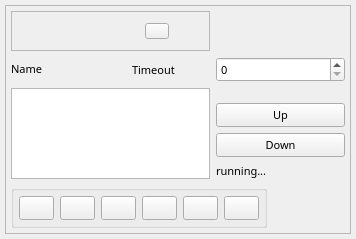
<ui version="4.0" >
 <comment>Python:from Utils import FloatInRangeControl
Python:from ChangeIndicatedLE import ChangeIndicatedLE</comment>
 <class>PresenterManagerBase</class>
 <widget class="QWidget" name="PresenterManagerBase" >
  <property name="geometry" >
   <rect>
    <x>0</x>
    <y>0</y>
    <width>356</width>
    <height>239</height>
   </rect>
  </property>
  <property name="sizePolicy" >
   <sizepolicy vsizetype="Expanding" hsizetype="Expanding" >
    <horstretch>0</horstretch>
    <verstretch>0</verstretch>
   </sizepolicy>
  </property>
  <property name="font" >
   <font>
    <family>Droid Sans</family>
    <pointsize>8</pointsize>
   </font>
  </property>
  <property name="windowTitle" >
   <string>Form1</string>
  </property>
  <layout class="QGridLayout" name="gridLayout" >
   <property name="margin" >
    <number>5</number>
   </property>
   <item row="0" column="0" >
    <widget class="QFrame" name="frame18" >
     <property name="frameShape" >
      <enum>QFrame::StyledPanel</enum>
     </property>
     <property name="frameShadow" >
      <enum>QFrame::Raised</enum>
     </property>
     <layout class="QGridLayout" name="gridLayout_2" >
      <property name="margin" >
       <number>5</number>
      </property>
      <item row="2" column="0" colspan="2" >
       <layout class="QHBoxLayout" >
        <item>
         <widget class="QLabel" name="nameLabel" >
          <property name="sizePolicy" >
           <sizepolicy vsizetype="Fixed" hsizetype="Fixed" >
            <horstretch>0</horstretch>
            <verstretch>0</verstretch>
           </sizepolicy>
          </property>
          <property name="text" >
           <string>Name</string>
          </property>
          <property name="wordWrap" >
           <bool>false</bool>
          </property>
         </widget>
        </item>
        <item>
         <widget class="ChangeIndicatedLE" native="1" name="NameLE" />
        </item>
        <item>
         <widget class="QLabel" name="TimeoutLabel" >
          <property name="text" >
           <string>Timeout</string>
          </property>
          <property name="wordWrap" >
           <bool>false</bool>
          </property>
         </widget>
        </item>
       </layout>
      </item>
      <item row="3" column="2" >
       <spacer name="spacer7" >
        <property name="orientation" >
         <enum>Qt::Vertical</enum>
        </property>
        <property name="sizeType" >
         <enum>QSizePolicy::Expanding</enum>
        </property>
        <property name="sizeHint" stdset="0" >
         <size>
          <width>20</width>
          <height>20</height>
         </size>
        </property>
       </spacer>
      </item>
      <item row="6" column="3" >
       <spacer name="spacer20" >
        <property name="orientation" >
         <enum>Qt::Vertical</enum>
        </property>
        <property name="sizeType" >
         <enum>QSizePolicy::Expanding</enum>
        </property>
        <property name="sizeHint" stdset="0" >
         <size>
          <width>20</width>
          <height>16</height>
         </size>
        </property>
       </spacer>
      </item>
      <item rowspan="2" row="0" column="0" colspan="2" >
       <widget class="QFrame" name="frameButtons" >
        <property name="sizePolicy" >
         <sizepolicy vsizetype="Preferred" hsizetype="Minimum" >
          <horstretch>0</horstretch>
          <verstretch>0</verstretch>
         </sizepolicy>
        </property>
        <property name="minimumSize" >
         <size>
          <width>0</width>
          <height>40</height>
         </size>
        </property>
        <property name="frameShape" >
         <enum>QFrame::StyledPanel</enum>
        </property>
        <property name="frameShadow" >
         <enum>QFrame::Raised</enum>
        </property>
        <layout class="QGridLayout" name="gridLayout_3" >
         <item row="0" column="0" >
          <layout class="QHBoxLayout" name="horizontalLayout_2" >
           <item>
            <widget class="QToolButton" name="NewButton" >
             <property name="maximumSize" >
              <size>
               <width>25</width>
               <height>25</height>
              </size>
             </property>
             <property name="cursor" >
              <cursorShape>ArrowCursor</cursorShape>
             </property>
             <property name="toolTip" >
              <string>New Presentation Step</string>
             </property>
             <property name="text" >
              <string/>
             </property>
             <property name="icon" >
              <iconset resource="images/StaticImages.qrc" >
               <normaloff>:/button_preferences.png</normaloff>:/button_preferences.png</iconset>
             </property>
             <property name="checkable" >
              <bool>false</bool>
             </property>
             <property name="autoRaise" >
              <bool>true</bool>
             </property>
            </widget>
           </item>
           <item>
            <widget class="QToolButton" name="DeleteButton" >
             <property name="enabled" >
              <bool>true</bool>
             </property>
             <property name="maximumSize" >
              <size>
               <width>25</width>
               <height>25</height>
              </size>
             </property>
             <property name="cursor" >
              <cursorShape>ArrowCursor</cursorShape>
             </property>
             <property name="toolTip" >
              <string>Delete Presentation Step</string>
             </property>
             <property name="text" >
              <string/>
             </property>
             <property name="icon" >
              <iconset resource="images/StaticImages.qrc" >
               <normaloff>:/button_preferences_delete.png</normaloff>:/button_preferences_delete.png</iconset>
             </property>
             <property name="autoRaise" >
              <bool>true</bool>
             </property>
            </widget>
           </item>
           <item>
            <widget class="QToolButton" name="ChangeButton" >
             <property name="maximumSize" >
              <size>
               <width>25</width>
               <height>25</height>
              </size>
             </property>
             <property name="cursor" >
              <cursorShape>ArrowCursor</cursorShape>
             </property>
             <property name="toolTip" >
              <string>Change Presentation Step</string>
             </property>
             <property name="text" >
              <string/>
             </property>
             <property name="icon" >
              <iconset resource="images/StaticImages.qrc" >
               <normaloff>:/button_presentationStep_change.png</normaloff>:/button_presentationStep_change.png</iconset>
             </property>
             <property name="checkable" >
              <bool>false</bool>
             </property>
             <property name="autoRaise" >
              <bool>true</bool>
             </property>
            </widget>
           </item>
           <item>
            <widget class="QToolButton" name="LogitechButton" >
             <property name="text" >
              <string/>
             </property>
             <property name="icon" >
              <iconset resource="images/StaticImages.qrc" >
               <normaloff>:/center.png</normaloff>:/center.png</iconset>
             </property>
            </widget>
           </item>
          </layout>
         </item>
        </layout>
       </widget>
      </item>
      <item row="2" column="2" colspan="2" >
       <widget class="QSpinBox" name="TimeoutSpinBox" />
      </item>
      <item rowspan="4" row="3" column="0" colspan="2" >
       <widget class="QListWidget" name="listBox2" />
      </item>
      <item row="4" column="2" colspan="2" >
       <widget class="QPushButton" name="UpButton" >
        <property name="sizePolicy" >
         <sizepolicy vsizetype="Fixed" hsizetype="Expanding" >
          <horstretch>0</horstretch>
          <verstretch>0</verstretch>
         </sizepolicy>
        </property>
        <property name="text" >
         <string>Up</string>
        </property>
       </widget>
      </item>
      <item row="5" column="2" colspan="2" >
       <widget class="QPushButton" name="DownButton" >
        <property name="sizePolicy" >
         <sizepolicy vsizetype="Fixed" hsizetype="Expanding" >
          <horstretch>0</horstretch>
          <verstretch>0</verstretch>
         </sizepolicy>
        </property>
        <property name="text" >
         <string>Down</string>
        </property>
       </widget>
      </item>
      <item row="6" column="2" >
       <widget class="QLabel" name="textRunning" >
        <property name="text" >
         <string>running...</string>
        </property>
        <property name="wordWrap" >
         <bool>false</bool>
        </property>
       </widget>
      </item>
      <item row="7" column="0" colspan="3" >
       <widget class="QGroupBox" name="groupBox" >
        <property name="sizePolicy" >
         <sizepolicy vsizetype="Fixed" hsizetype="Fixed" >
          <horstretch>0</horstretch>
          <verstretch>0</verstretch>
         </sizepolicy>
        </property>
        <property name="title" >
         <string/>
        </property>
        <layout class="QHBoxLayout" name="horizontalLayout" >
         <property name="margin" >
          <number>5</number>
         </property>
         <item>
          <widget class="QPushButton" name="ToStartButton" >
           <property name="sizePolicy" >
            <sizepolicy vsizetype="Preferred" hsizetype="Minimum" >
             <horstretch>0</horstretch>
             <verstretch>0</verstretch>
            </sizepolicy>
           </property>
           <property name="text" >
            <string/>
           </property>
           <property name="icon" >
            <iconset resource="images/StaticImages.qrc" >
             <normaloff>:/media-seek-toStart.png</normaloff>:/media-seek-toStart.png</iconset>
           </property>
          </widget>
         </item>
         <item>
          <widget class="QPushButton" name="BackButton" >
           <property name="sizePolicy" >
            <sizepolicy vsizetype="Preferred" hsizetype="Minimum" >
             <horstretch>0</horstretch>
             <verstretch>0</verstretch>
            </sizepolicy>
           </property>
           <property name="text" >
            <string/>
           </property>
           <property name="icon" >
            <iconset resource="images/StaticImages.qrc" >
             <normaloff>:/media-seek-backward.png</normaloff>:/media-seek-backward.png</iconset>
           </property>
          </widget>
         </item>
         <item>
          <widget class="QPushButton" name="StopButton" >
           <property name="sizePolicy" >
            <sizepolicy vsizetype="Minimum" hsizetype="Expanding" >
             <horstretch>0</horstretch>
             <verstretch>0</verstretch>
            </sizepolicy>
           </property>
           <property name="text" >
            <string/>
           </property>
           <property name="icon" >
            <iconset resource="images/StaticImages.qrc" >
             <normaloff>:/media-playback-stop.png</normaloff>:/media-playback-stop.png</iconset>
           </property>
          </widget>
         </item>
         <item>
          <widget class="QPushButton" name="PlayButton" >
           <property name="sizePolicy" >
            <sizepolicy vsizetype="Expanding" hsizetype="Minimum" >
             <horstretch>0</horstretch>
             <verstretch>0</verstretch>
            </sizepolicy>
           </property>
           <property name="text" >
            <string/>
           </property>
           <property name="icon" >
            <iconset resource="images/StaticImages.qrc" >
             <normaloff>:/media-playback-start.png</normaloff>:/media-playback-start.png</iconset>
           </property>
          </widget>
         </item>
         <item>
          <widget class="QPushButton" name="ForwardButton" >
           <property name="enabled" >
            <bool>true</bool>
           </property>
           <property name="sizePolicy" >
            <sizepolicy vsizetype="Minimum" hsizetype="Expanding" >
             <horstretch>0</horstretch>
             <verstretch>0</verstretch>
            </sizepolicy>
           </property>
           <property name="text" >
            <string/>
           </property>
           <property name="icon" >
            <iconset resource="images/StaticImages.qrc" >
             <normaloff>:/media-seek-forward.png</normaloff>:/media-seek-forward.png</iconset>
           </property>
          </widget>
         </item>
         <item>
          <widget class="QPushButton" name="ToEndButton" >
           <property name="enabled" >
            <bool>true</bool>
           </property>
           <property name="sizePolicy" >
            <sizepolicy vsizetype="Minimum" hsizetype="Expanding" >
             <horstretch>0</horstretch>
             <verstretch>0</verstretch>
            </sizepolicy>
           </property>
           <property name="text" >
            <string/>
           </property>
           <property name="icon" >
            <iconset resource="images/StaticImages.qrc" >
             <normaloff>:/media-seek-toEnd.png</normaloff>:/media-seek-toEnd.png</iconset>
           </property>
          </widget>
         </item>
        </layout>
       </widget>
      </item>
      <item rowspan="2" row="0" column="2" colspan="2" >
       <spacer name="spacer6" >
        <property name="orientation" >
         <enum>Qt::Horizontal</enum>
        </property>
        <property name="sizeType" >
         <enum>QSizePolicy::Expanding</enum>
        </property>
        <property name="sizeHint" stdset="0" >
         <size>
          <width>300</width>
          <height>20</height>
         </size>
        </property>
       </spacer>
      </item>
     </layout>
     <zorder>frameButtons</zorder>
     <zorder>TimeoutSpinBox</zorder>
     <zorder>listBox2</zorder>
     <zorder>UpButton</zorder>
     <zorder>DownButton</zorder>
     <zorder>textRunning</zorder>
     <zorder>groupBox</zorder>
     <zorder>spacer6</zorder>
    </widget>
   </item>
  </layout>
 </widget>
 <layoutdefault spacing="6" margin="11" />
 <customwidgets>
  <customwidget>
   <class>ChangeIndicatedLE</class>
   <extends>QWidget</extends>
   <header location="global" >ChangeIndicatedLE</header>
  </customwidget>
 </customwidgets>
 <includes>
  <include location="local" >changeindicatedle.h</include>
 </includes>
 <resources>
  <include location="images/StaticImages.qrc" />
 </resources>
 <connections/>
</ui>
